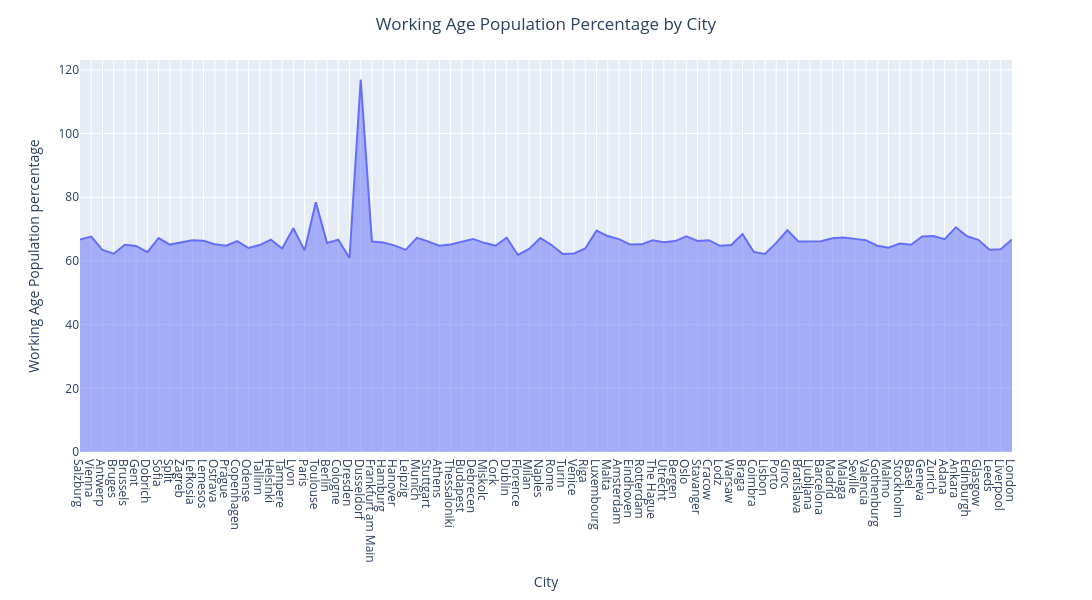

Notebook code cell kept with this figure:
### Code cell
fig = px.area(data_frame = data_copy, x = 'City', y = 'Working Age Population percentage')
fig.update_xaxes(tickmode = 'linear', dtick = 1)
fig.update_layout(
    width = 1200,   
    height = 600, 
    title_text = "Working Age Population Percentage by City",
    title_x = 0.5
)
fig.show()

### Figure 1 — Plotly figure (JSON) as saved in the notebook; plotly's stock layout.template omitted (floating-point values rounded to 4 significant figures)
{"data": [{"fillpattern": {"shape": ""}, "hovertemplate": "City=%{x}<br>Working Age Population percentage=%{y}<extra></extra>", "legendgroup": "", "line": {"color": "#636efa"}, "marker": {"symbol": "circle"}, "mode": "lines", "name": "", "orientation": "v", "showlegend": false, "stackgroup": "1", "type": "scatter", "x": ["Salzburg", "Vienna", "Antwerp", "Bruges", "Brussels", "Gent", "Dobrich", "Sofia", "Split", "Zagreb", "Lefkosia", "Lemesos", "Ostrava", "Prague", "Copenhagen", "Odense", "Tallinn", "Helsinki", "Tampere", "Lyon", "Paris", "Toulouse", "Berlin", "Cologne", "Dresden", "Dusseldorf", "Frankfurt am Main", "Hamburg", "Hanover", "Leipzig", "Munich", "Stuttgart", "Athens", "Thessaloniki", "Budapest", "Debrecen", "Miskolc", "Cork", "Dublin", "Florence", "Milan", "Naples", "Rome", "Turin", "Venice", "Riga", "Luxembourg", "Malta", "Amsterdam", "Eindhoven", "Rotterdam", "The Hague", "Utrecht", "Bergen", "Oslo", "Stavanger", "Cracow", "Lodz", "Warsaw", "Braga", "Coimbra", "Lisbon", "Porto", "Giroc", "Bratislava", "Ljubljana", "Barcelona", "Madrid", "Malaga", "Seville", "Valencia", "Gothenburg", "Malmo", "Stockholm", "Basel", "Geneva", "Zurich", "Adana", "Ankara", "Edinburgh", "Glasgow", "Leeds", "Liverpool", "London"], "xaxis": "x", "y": [66.71, 67.67, 63.47, 62.29, 65.08, 64.7, 62.74, 67.19, 65.13, 65.77, 66.5, 66.32, 65.26, 64.8, 66.24, 64.06, 64.98, 66.67, 63.88, 70.25, 63.32, 78.45, 65.63, 66.68, 60.91, 117.0, 66.09, 65.82, 64.9, 63.49, 67.24, 66.14, 64.79, 65.16, 66.07, 66.92, 65.69, 64.77, 67.33, 61.87, 63.78, 67.18, 65.02, 62.16, 62.35, 63.92, 69.55, 67.82, 66.86, 65.14, 65.22, 66.52, 65.9, 66.25, 67.72, 66.27, 66.53, 64.74, 65.01, 68.47, 62.84, 62.22, 65.68, 69.62, 66.08, 66.17, 66.16, 67.09, 67.38, 66.93, 66.52, 64.77, 64.13, 65.45, 65.08, 67.69, 67.83, 66.84, 70.56, 67.76, 66.65, 63.53, 63.66, 66.75], "yaxis": "y"}], "layout": {"height": 600, "legend": {"tracegroupgap": 0}, "margin": {"t": 60}, "title": {"text": "Working Age Population Percentage by City", "x": 0.5}, "width": 1200, "xaxis": {"anchor": "y", "domain": [0, 1], "dtick": 1, "tickmode": "linear", "title": {"text": "City"}}, "yaxis": {"anchor": "x", "domain": [0, 1], "title": {"text": "Working Age Population percentage"}}}}
